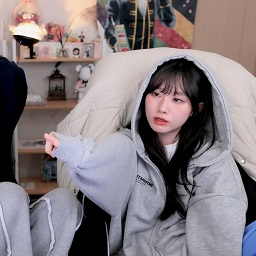
#> input picture ch03/file.bmp, 256 x 256 px
$ python contrast2.py
#> lines starting #> are read from the running program, lines starting #| are printed output that depends on the picture; after the words box and inside, x2 and y2 are one past the last pixel; in counts of white or black regions, pixels touching at a corner belong together
import sys
import numpy as np
import cv2


def getGrayHistImage(hist):
    imgHist = np.full((100, 256), 255, dtype=np.uint8)

    histMax = np.max(hist)
    for x in range(256):
        pt1 = (x, 100)
        pt2 = (x, 100 - int(hist[x, 0] * 100 / histMax))
        cv2.line(imgHist, pt1, pt2, 0)

    return imgHist

src = cv2.imread('file.bmp', cv2.IMREAD_GRAYSCALE)
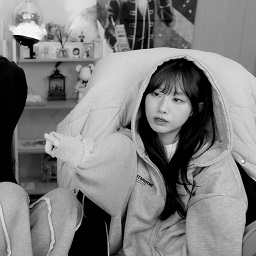
#> src: shape (256, 256); min 0, max 255, mean 126.1

if src is None:
    print('Image load failed!')
    sys.exit()

gmin, gmax, _, _ = cv2.minMaxLoc(src)
#> gmin = 0; gmax = 255
dst = cv2.normalize(src, None, 0, 255, cv2.NORM_MINMAX)
#dst = ((src - gmin) * 255. / (gmax - gmin)).astype(np.uint8)

hist1 = cv2.calcHist([src], [0], None, [256], [0, 256])
#> hist1 = 256 values, max 4456 at index 0, min 1 at index 249, mean 256
histImg1 = getGrayHistImage(hist1)
#> in getGrayHistImage, `histMax = np.max(hist)`: histMax = 4456
#> the loop in getGrayHistImage, `for x in range(256):` made 256 passes
#> pt2 on passes 1 to 3: (0, 0), (1, 74), (2, 82)
#> after the loop in getGrayHistImage, `for x in range(256):`:
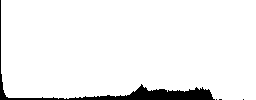
#> imgHist: shape (100, 256); 94.7% white; 4 black regions (3 under 20 px), largest, box (x1, y1, x2, y2) and area: (0, 0, 215, 100) 1342

hist2 = cv2.calcHist([dst], [0], None, [256], [0, 256])
#> hist2 has the same summary as hist1
histImg2 = getGrayHistImage(hist2)
#> the loop in getGrayHistImage (call 2), `for x in range(256):` made 256 passes

cv2.imshow('src', src)
cv2.imshow('dst', dst)
cv2.imshow('histImg1', histImg1)
cv2.imshow('histImg2', histImg2)
cv2.waitKey()

cv2.destroyAllWindows()

$ run again, with ch03/kids1.png saved as ch03/file.bmp
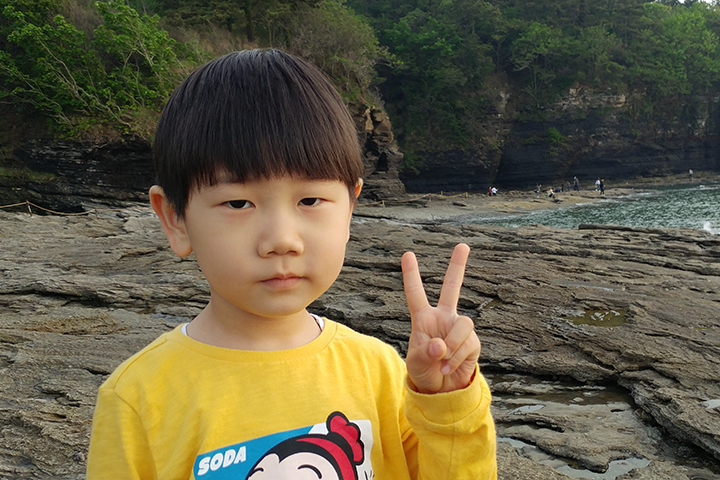
#> input picture ch03/kids1.png, 720 x 480 px
#> `src = cv2.imread('file.bmp', cv2.IMREAD_GRAYSCALE)`:
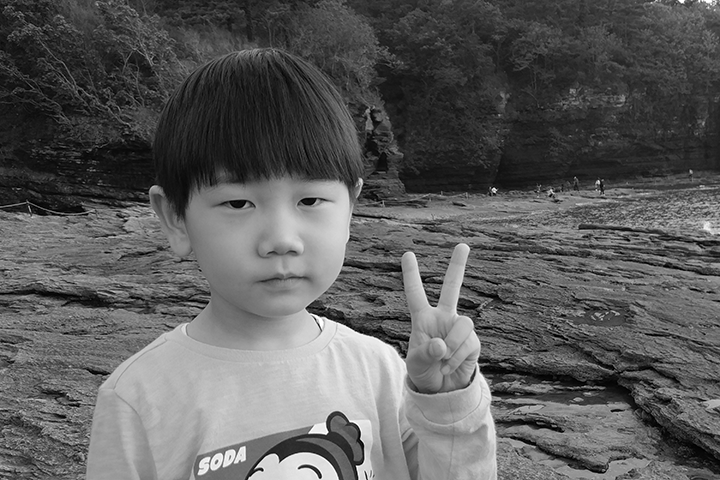
#> src: shape (480, 720); min 0, max 255, mean 92.5
#> gmin = 0; gmax = 255
#> hist1 = 256 values, max 3401 at index 38, min 11 at index 252, mean 1350
#> histMax = 3401
#> the loop in getGrayHistImage, `for x in range(256):` made 256 passes
#> pt2 on passes 1 to 3: (0, 87), (1, 96), (2, 97)
#> after the loop in getGrayHistImage, `for x in range(256):`:
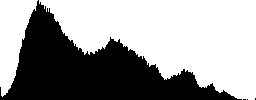
#> imgHist: shape (100, 256); 60.8% white; 4 black regions (3 under 20 px), largest, box (x1, y1, x2, y2) and area: (0, 0, 242, 100) 10026
#> hist2 has the same summary as hist1
#> the loop in getGrayHistImage (call 2), `for x in range(256):` made 256 passes

$ run again, with ch03/kids2.png saved as ch03/file.bmp
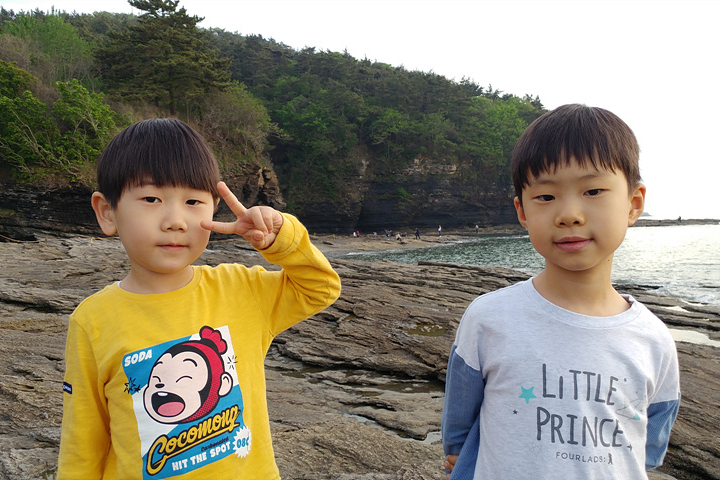
#> input picture ch03/kids2.png, 720 x 480 px
#> `src = cv2.imread('file.bmp', cv2.IMREAD_GRAYSCALE)`:
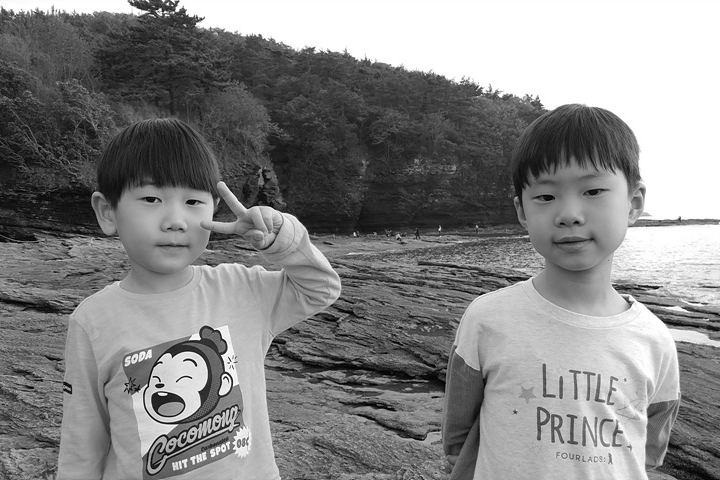
#> src: shape (480, 720); min 0, max 255, mean 133.8
#> gmin = 0; gmax = 255
#> hist1 = 256 values, max 47907 at index 255, min 38 at index 0, mean 1350
#> histMax = 47907
#> the loop in getGrayHistImage, `for x in range(256):` made 256 passes
#> pt2 on passes 1 to 3: (0, 100), (1, 100), (2, 100)
#> after the loop in getGrayHistImage, `for x in range(256):`:
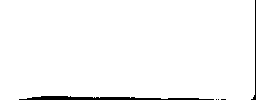
#> imgHist: shape (100, 256); 97.6% white; 5 black regions (3 under 20 px), largest, box (x1, y1, x2, y2) and area: (19, 96, 214, 100) 487, (251, 0, 256, 100) 110
#> hist2 has the same summary as hist1
#> the loop in getGrayHistImage (call 2), `for x in range(256):` made 256 passes
